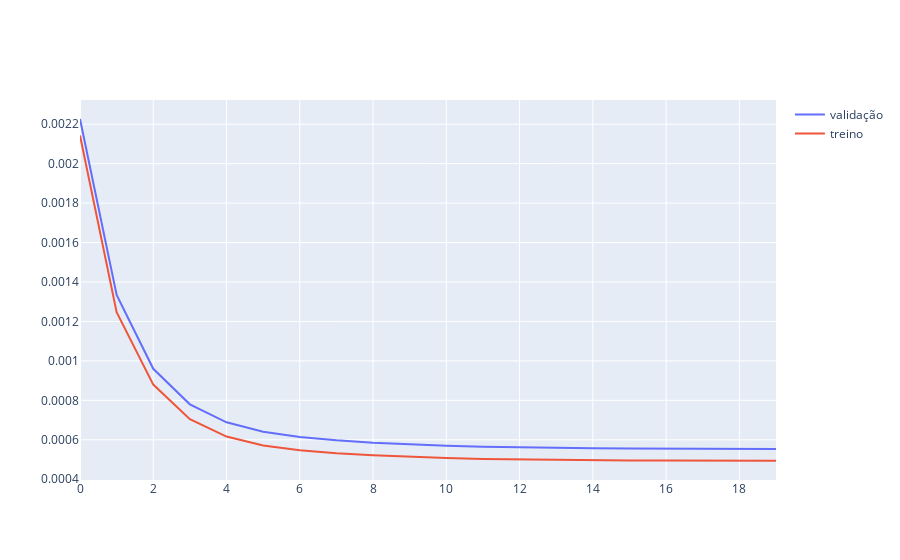

Notebook cell for this chart:
### Code cell
dim1 = 350
dim2 = 200
model2 = automlp2(dim1, dim2).to(device)
X_train = emb_train[lat_dim.index(dim1)]
X_val = emb_val[lat_dim.index(dim1)]
loss_fn = nn.MSELoss()
optimizer = optim.Adam(model2.parameters(), lr=0.001)
n_epochs = 20   # number of epochs to run
batch_size = 150  # size of each batch
batch_start = torch.arange(0, len(X_train), batch_size)
trainLoss = []
valLoss = []


for epoch in range(n_epochs):
    model2.train()
    with tqdm(batch_start, unit="batch", mininterval=0, disable=False) as bar:
        bar.set_description(f"Epoch {epoch}")
        for start in bar:
            # take a batch
            X_batch = X_train[start:start+batch_size,:]
            # forward pass
            Xh = model2(X_batch)
            loss = loss_fn(Xh, X_batch)
            # backward pass
            optimizer.zero_grad()
            loss.backward()
            # update weights
            optimizer.step()
            # print progress
            bar.set_postfix(loss=float(loss))
    # evaluate accuracy at end of each epoch
    model2.eval()
    Xh = model2(X_val)
    valLoss.append(float(loss_fn(Xh, X_val)))
    Xh = model2(X_train)
    trainLoss.append(float(loss_fn(Xh, X_train)))
fig = go.Figure()
fig.add_trace(go.Scatter(y=valLoss, mode="lines", showlegend=True, name='validação'))
fig.add_trace(go.Scatter(y=trainLoss, mode="lines", showlegend=True, name='treino'))
fig.show()

### Figure 1 — Plotly figure (JSON) as saved in the notebook; plotly's stock layout.template omitted (floating-point values rounded to 4 significant figures)
{"data": [{"mode": "lines", "name": "validação", "showlegend": true, "type": "scatter", "y": [0.002227, 0.001334, 0.0009599, 0.00078, 0.0006886, 0.000641, 0.0006145, 0.0005976, 0.0005855, 0.0005766, 0.00057, 0.0005651, 0.0005618, 0.0005594, 0.0005577, 0.0005558, 0.0005552, 0.0005541, 0.0005527, 0.0005532]}, {"mode": "lines", "name": "treino", "showlegend": true, "type": "scatter", "y": [0.002143, 0.001247, 0.0008799, 0.0007045, 0.0006164, 0.0005715, 0.0005471, 0.0005318, 0.000521, 0.0005132, 0.0005073, 0.000503, 0.0005002, 0.0004982, 0.0004969, 0.0004951, 0.0004946, 0.0004937, 0.0004925, 0.0004933]}], "layout": {}}
